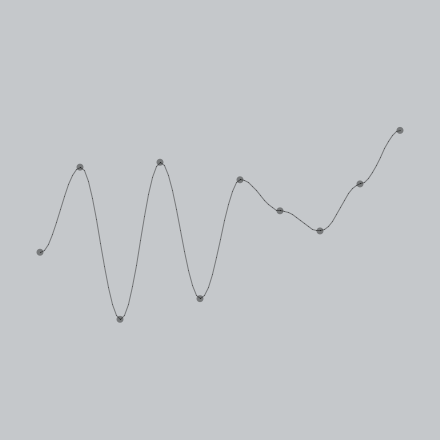
Frame 1 (no input)
Frame 60 (the mouse pressed at the canvas centre just before this capture): identical to frame 1, image omitted
Frame 120 (the mouse held since frame 60 and released just before this capture): identical to frame 1, image omitted

The Processing sketch that drew this single still picture (run headless with seeded random() and noise(); from frame 60 on, the mouse is pressed at the canvas centre):

// Processing sketch: processing_63735
// ── processing_63735.pde

int n = 10;
float[] y = new float[n];
float[] x = new float[n];
 
void setup() {  //setup function called initially, only once
    size(440,440);
    smooth();
    for(int i = 0; i < n; i++) {
        x[i] = (i+1)*width/(n+1);
        y[i] = random(height*0.25,height*0.75);
    }
}
 
void draw() {  //draw function loops
    background(#C5C8CB);
    ellipseMode(CENTER);
    fill(0,100);
    noStroke();
    for(int i = 0; i < n; i++) {
        ellipse(x[i],y[i],7,7);
    }
    noFill();
    stroke(0,100);
    for(int i = 0; i < n-1; i++) {
        float x1 = x[i];
        float x2 = x[i];
        float y1 = y[i];
        float y2 = y[i];
        for(float j = 0.0; j <= 1.1; j+= 0.1) {
            x1 = x2;
            x2 = lerp(x[i],x[i+1],j);
            y1 = y2;
            y2 = cos_lerp(y[i],y[i+1],j);
            line(x1,y1,x2,y2);
        }
    }
}
 
float cos_lerp(float a, float b, float x) {
    float f = (1-cos(x*PI))*0.5;
     
    return a*(1-f) + b*f;
}

void mouseClicked() {
    for(int i = 0; i < n; i++) {
        x[i] = (i+1)*width/(n+1);
        y[i] = random(height*0.25,height*0.75);
    }
}

void keyPressed() {
    for(int i = 0; i < n; i++) {
        x[i] = (i+1)*width/(n+1);
        y[i] = random(height*0.25,height*0.75);
    }
}
